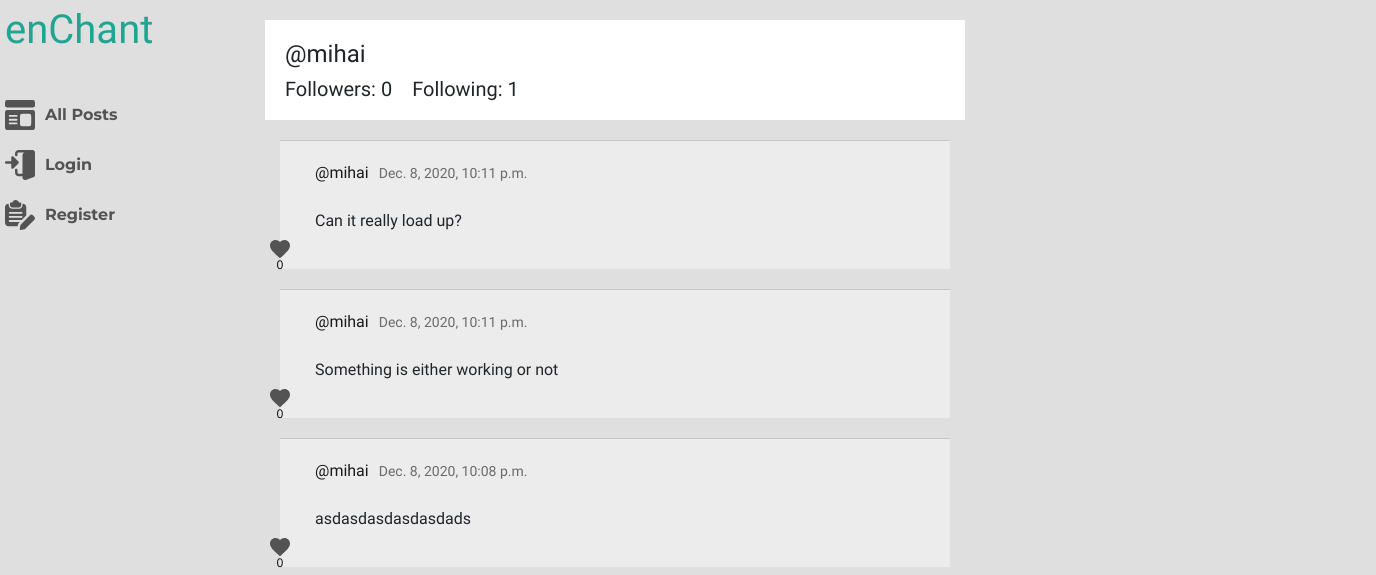
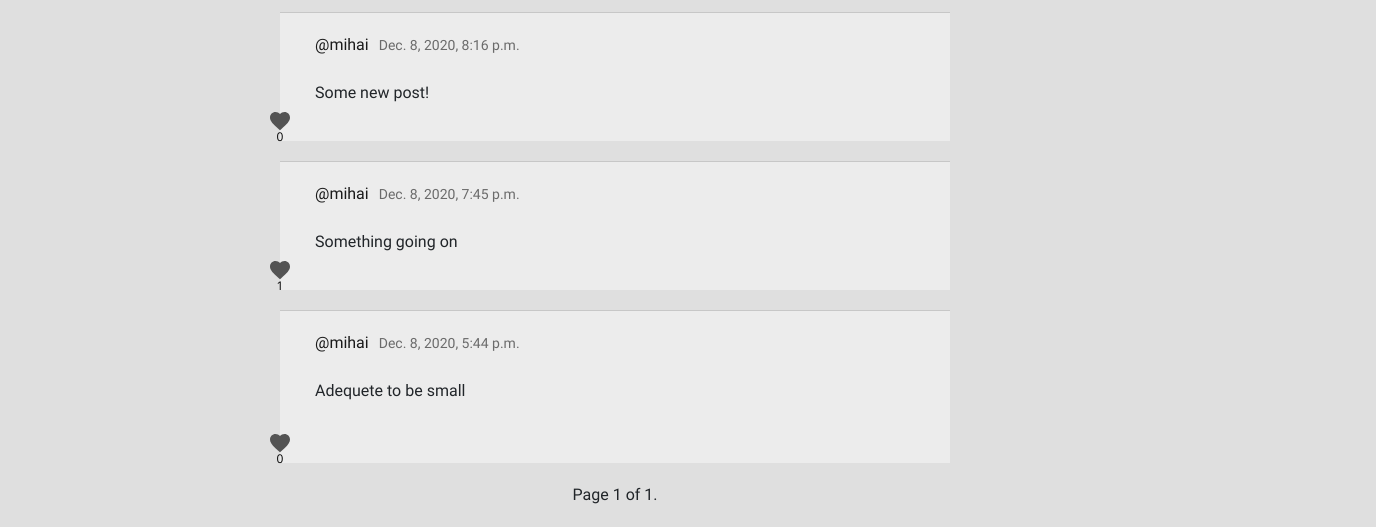
Page /profile/5 on the earlier database version (2 pictures, top to bottom).
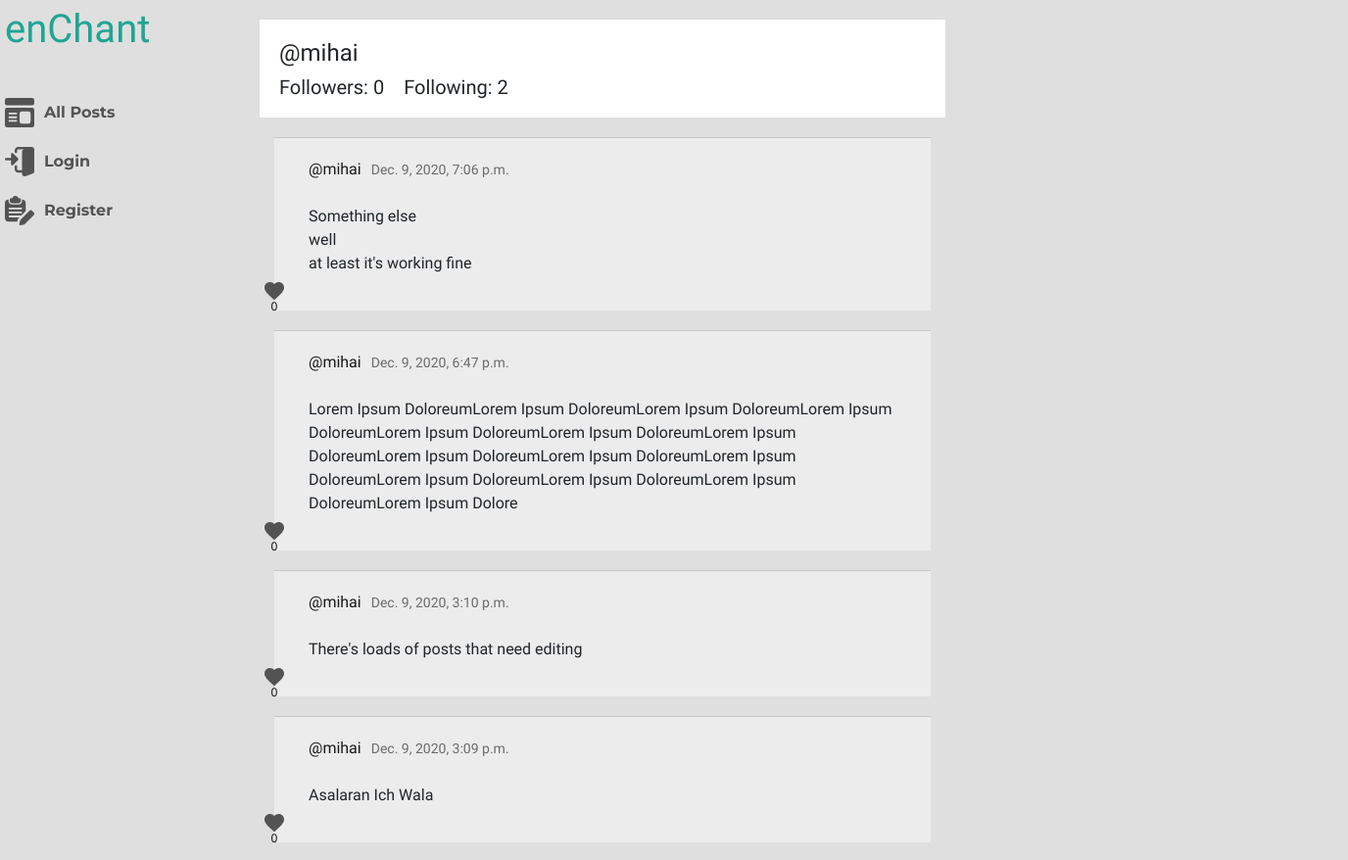
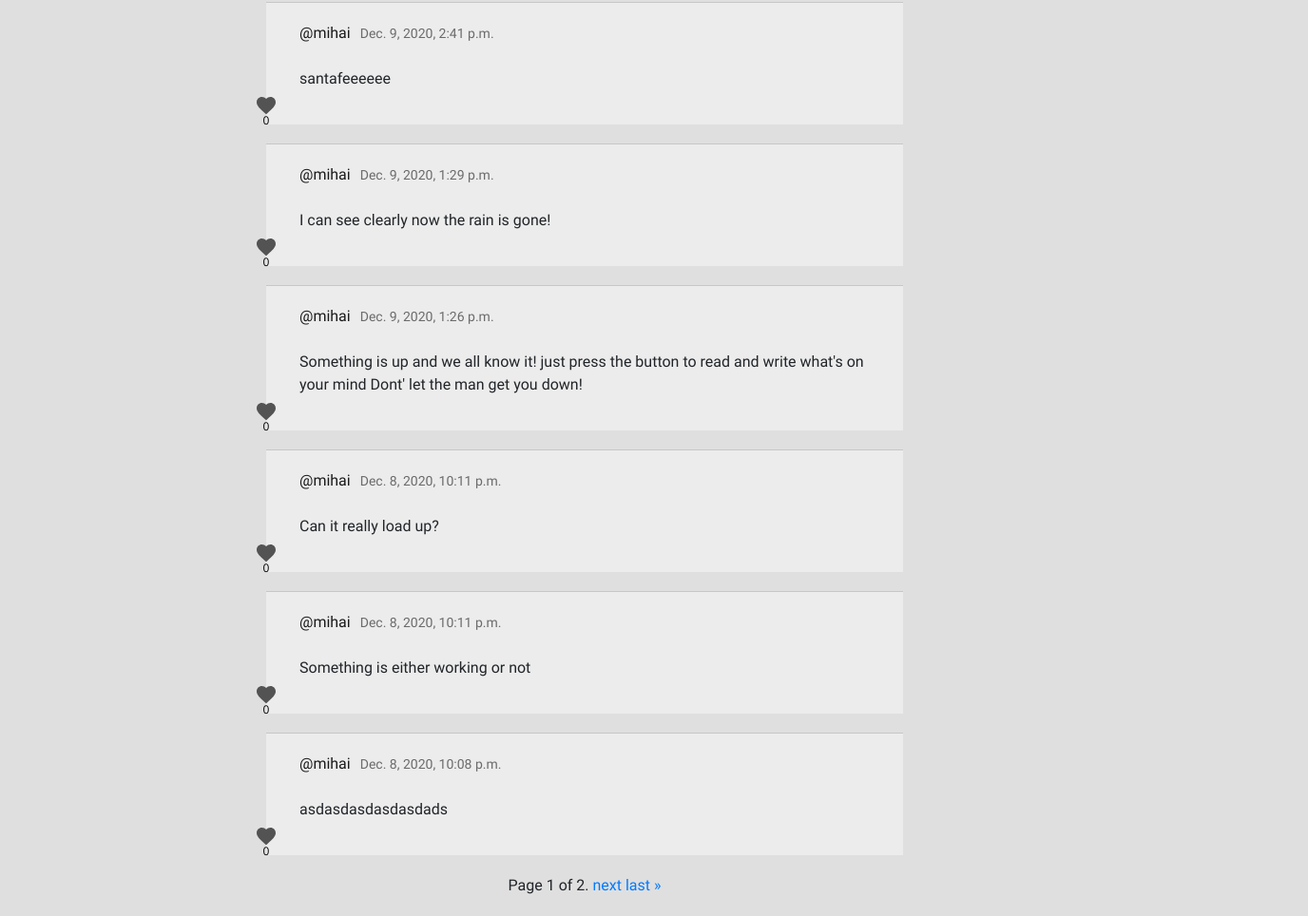
Same page on the later database version (2 pictures, top to bottom).
### network/models.py (models this page shows, shortened)
class Profile(models.Model):
    user = models.ForeignKey(settings.AUTH_USER_MODEL, on_delete=models.CASCADE, related_name="profile")
    followers = models.ManyToManyField(User, blank=True, related_name="followers")
    following = models.ManyToManyField(User, blank=True, related_name="following")

class Post(models.Model):
    user = models.ForeignKey(settings.AUTH_USER_MODEL, on_delete=models.CASCADE, related_name="posts")
    content = models.CharField(max_length = 256)
    date_added = models.DateTimeField(auto_now_add=True)
    edited = models.BooleanField(default=False)
    like = models.ManyToManyField(User, blank=True, related_name="likes")

class User(AbstractUser):
    pass

### network/views.py (the view)
# urls.py: path("profile/<int:user_id>", views.display_profile_view, name="display_profile_view"),
def display_profile_view(request, user_id):
    profile_user = User.objects.get(pk=user_id)
    current_user = request.user
    profile = Profile.objects.get(user=profile_user)
    posts_list = profile_user.posts.all().order_by('-date_added')
    same_user_check = compare_user(profile_user, current_user)
    if current_user in profile.followers.all():
        following = True
    else:
        following = False
    paginator = Paginator(posts_list, 10)
    page_number = request.GET.get('page')
    page_obj = paginator.get_page(page_number)
    context = {
        "page_obj": page_obj,
        "profile" : profile,
        "same_user_check": same_user_check,
        "following": following,
    }
    return render(request, "network/profile.html", context)

### network/helpers.py (called while the page is built)
def compare_user(user1, user2):
    if user1 == user2:
        return True
    return False

### network/templates/network/profile.html (shortened to what this page needs)
{% extends "network/layout.html" %}
{% load static %}
{% block body %}
    <div class="profile-page">
        <div class="profile">
            <div class="profile-user">
                <h1 class="profile-username">
                    @{{ profile.user.username }}
                </h1>
            </div>
            <div class="profile-follow">
                <h2 id="followers" class="profile-follow-stats">Followers: {{ profile.followers.count }}</h2>
                <h2 id="following" class="profile-follow-stats">Following: {{ profile.following.count }}</h2>
            </div>
        </div>
        <div class="tweets-list">
            {% for tweet in page_obj %}
            <div class="tweet-wrapper" id="tweet-{{ tweet.id }}">
                <div class="tweet">
                    <div class="tweet-header">
                        <a class="name" href="{% url 'display_profile_view' tweet.user.id %}">@{{ tweet.user.username }} </a>
                        <p class="date">{{ tweet.date_added }}</p>
                    </div>
                    <div class="tweet-content" >
                        <p id="tweet-content-{{ tweet.id }}">
                            {{ tweet.content }}
                        </p>
                    </div>
                </div>
                <div class="tweet-buttons">
                    <button class="like-button" data-id="{{ tweet.id }}">
                        {% if request.user in tweet.like.all %}
                            <img src="{% static 'network/icons/like-red.svg' %}">
                        {% else %}
                            <img src="{% static 'network/icons/like.svg' %}">
                        {% endif %}
                        <p>{{ tweet.like.count }}</p>
                    </button>
                </div>
            </div>
            {% endfor %}
        </div>
        {% if page_obj%}
            <div class="pagination">
                <span class="step-links">
                    <span class="current">
                        Page {{ page_obj.number }} of {{ page_obj.paginator.num_pages }}.
                    </span>
                    {% if page_obj.has_next %}
                        <a href="?page={{ page_obj.next_page_number }}">next</a>
                        <a href="?page={{ page_obj.paginator.num_pages }}">last &raquo;</a>
                    {% endif %}
                </span>
            </div>
        {% else %}
            <h2 class="empty-status">There are no tweets to be displayed</h2>
        {% endif %}
</div>
{% endblock %}

Differences in the rows shown:
no longer on this page (row unchanged): Post: user.username "mihai", date_added "Dec. 8, 2020, 8:16 p.m.", content "Some new post!", like.count "0"
no longer on this page (row unchanged): Post: user.username "mihai", date_added "Dec. 8, 2020, 7:45 p.m.", content "Something going on", like.count "1"
no longer on this page (row unchanged): Post: user.username "mihai", date_added "Dec. 8, 2020, 5:44 p.m.", content "Adequete to be small", like.count "0"
computed for Profile "mihai": following.count "1" → "2"
added Post: user.username "mihai", date_added "Dec. 9, 2020, 7:06 p.m.", content "Something else well at least it's working fine", like.count "0"
added Post: user.username "mihai", date_added "Dec. 9, 2020, 6:47 p.m.", content "Lorem Ipsum DoloreumLorem Ipsum DoloreumLorem Ipsum DoloreumLorem Ipsum DoloreumLorem Ipsum DoloreumLorem Ipsum DoloreumLorem Ipsum DoloreumLorem Ipsum DoloreumLorem Ipsum DoloreumLorem Ipsum DoloreumLorem Ipsum DoloreumLorem Ipsum DoloreumLorem Ipsum DoloreumLorem Ipsum Dolore", like.count "0"
added Post: user.username "mihai", date_added "Dec. 9, 2020, 3:10 p.m.", content "There's loads of posts that need editing", like.count "0"
added Post: user.username "mihai", date_added "Dec. 9, 2020, 3:09 p.m.", content "Asalaran Ich Wala", like.count "0"
added Post: user.username "mihai", date_added "Dec. 9, 2020, 2:41 p.m.", content "santafeeeeee", like.count "0"
added Post: user.username "mihai", date_added "Dec. 9, 2020, 1:29 p.m.", content "I can see clearly now the rain is gone!", like.count "0"
added Post: user.username "mihai", date_added "Dec. 9, 2020, 1:26 p.m.", content "Something is up and we all know it! just press the button to read and write what's on your mind Dont' let the man get you down!", like.count "0"
Other differences:
{{ page_obj.paginator.num_pages }}: "1" → "2"
text now shown: "next last »"
